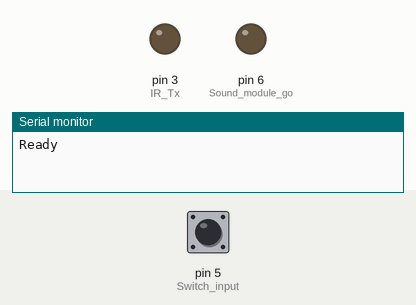
The sketch below on a simulated Arduino Uno, built with avr-gcc and run on an emulated ATmega328P. On the bench: output pins drawn as LEDs (lit = HIGH), the last lines printed to the serial monitor. The test bench sets the inputs (shaded band); at power-on: pin 5 (Switch_input) HIGH.

Above: at 1.2 s.
1.3 s: pin 5 (Switch_input) pulled LOW for 0.15 s
At 1.5 s:
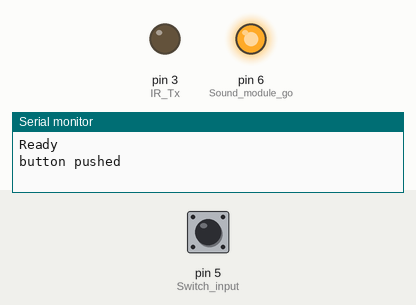
4.3 s: pin 5 (Switch_input) pulled LOW for 1 s
At 10.9 s:
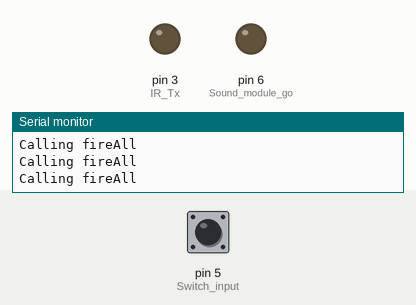
Timing chart, 0 to 12.4 s (numbered marks = the images above; inputs shaded):
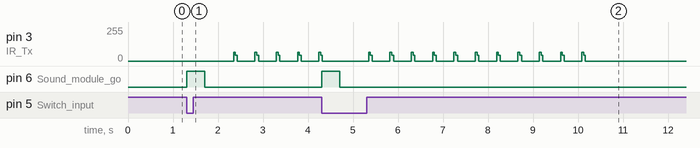

The sketch:

Grenade.ino
```cpp
#include <TimerOne.h>
#include <IR.h>
#include <IRLazer.h>
#include <MemoryFree.h>

#define IRRECEIVEPIN 10
#define IRTRANSMIT 3
#define REPAIRROBOT false

IRLazer ir (IRRECEIVEPIN, IRTRANSMIT, &Timer1, REPAIRROBOT);
unsigned long timeout = 0;
unsigned long fireTimeout = 0;
unsigned long ceaseFire = 0;

void setup() {
  ir.init();

  pinMode (5,INPUT);  // Switch input
  pinMode (3,OUTPUT); // IR Tx
  pinMode (6,OUTPUT); // Sound module go
  digitalWrite (5,1); // pull-up internal resistor
  Serial.begin (115200);
  Serial.println ( "Ready" );
}

void fireLazer () {
  ir.fireType = 0; // Normal gun fire shot
  Serial.println ( "Calling fireAll" );
  ir.fireAll ();
}

void explode() {
  digitalWrite (6,1);
  delay (400);
  digitalWrite (6,0);
}
int lastButton = 1;
void loop () {
  int value = digitalRead (5);
  if (value != lastButton) {
    lastButton = value;
    if (value == 0)
    {
       Serial.println ( "button pushed" );
       fireTimeout = millis() + 1000;
       ceaseFire = millis() + 6000;  // Fire for six seconds
       explode();
    }
  }

  if (fireTimeout > 0) {
    if (millis() > fireTimeout) {
      fireLazer();
      fireTimeout = millis() + 400;
    }
    if (millis() > ceaseFire) {
      ceaseFire = 0;
      fireTimeout = 0;
    }
  }
}
```

Measured:
- after the input at 1.3 s, pin 3 (IR_Tx): 0/255 → 67/255 after 1.0 s, then repeats every 0.47 s: 43/255 0.04 s, 0/255 0.39 s, 67/255 0.04 s; pin 6 (Sound_module_go): LOW → HIGH at once, → LOW 0.40 s later
- after the input at 4.3 s, pin 6 (Sound_module_go): LOW → HIGH at once, → LOW 0.40 s later
